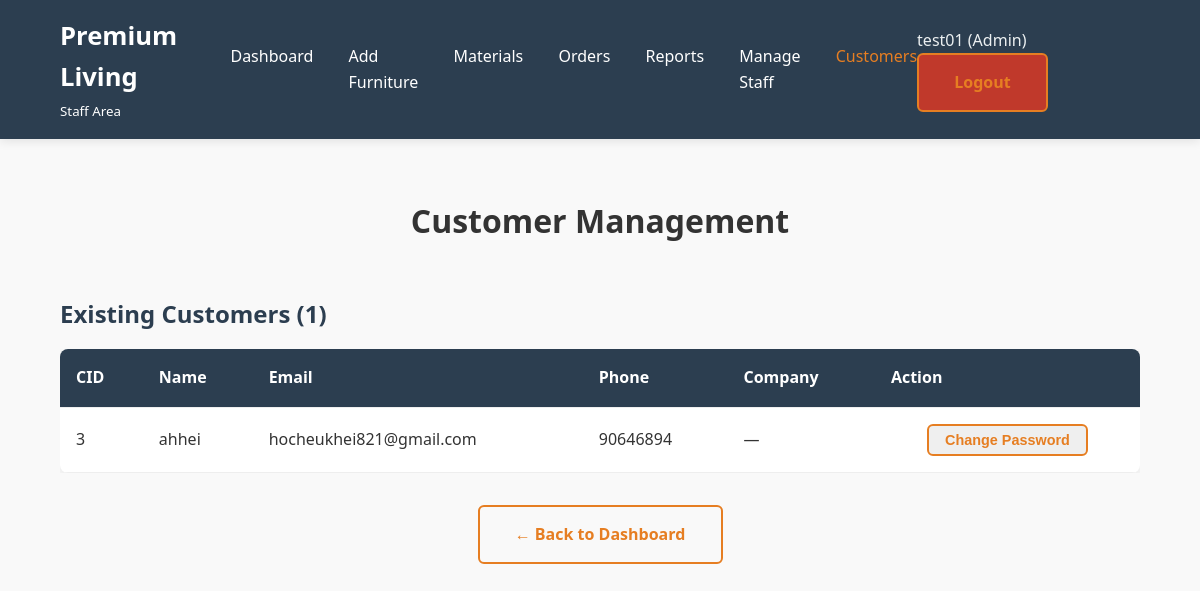
Page /staff/customers_view.php (signed in) on the committed database.
### tables this page shows
CREATE TABLE `customers` (
  `cid` int(11) NOT NULL,
  `cname` varchar(255) NOT NULL,
  `cpassword` varchar(255) NOT NULL,
  `ctel` varchar(20) DEFAULT NULL,
  `caddr` varchar(255) NOT NULL,
  `company` varchar(255) DEFAULT NULL,
  `cemail` varchar(255) NOT NULL
);

### staff/customers_view.php (the view, shortened to what this page needs)
<?php
include '../connections/dbconn.php';
$customerList = [];
$result = mysqli_query($conn, "
    SELECT cid, cname, cemail, ctel, company
    FROM Customers
    ORDER BY cname ASC
");
while ($row = mysqli_fetch_assoc($result)) {
    $customerList[] = $row;
}
?>
<!DOCTYPE html>
<html lang="en">
<head>
    <link rel="stylesheet" href="../css/style.css">
    <link rel="stylesheet" href="https://cdnjs.cloudflare.com/ajax/libs/font-awesome/6.5.0/css/all.min.css" />
</head>
<body>
<header class="navbar">
    <div class="logo">
        <h2>Premium Living</h2>
        <small>Staff Area</small>
    </div>
    <nav class="nav-links">
        <a href="dashboard.php">Dashboard</a>
        <a href="furniture_add.php">Add Furniture</a>
        <a href="materials_add.php">Materials</a>
        <a href="orders_manage.php">Orders</a>
        <a href="report.php">Reports</a>
        <a href="staff_manage.php">Manage Staff</a>
        <a href="customers_view.php" class="active">Customers</a>
    </nav>
    <div class="nav-right">
        <span style="color:#ecf0f1; margin-right:1.2rem;">
            <?= htmlspecialchars($_SESSION['staff_name'] ?? 'Admin') ?>
            (<?= htmlspecialchars(ucfirst($_SESSION['staff_role'] ?? 'Staff')) ?>)
        </span>
        <a href="logout.php" class="btn-outline logout-btn">Logout</a>
    </div>
</header>
<div class="dashboard-container">
    <h1 class="section-title" style="margin-top:1.5rem;">Customer Management</h1>
    <h2 style="margin: 3rem 0 1rem; color:#2c3e50;">
        Existing Customers (<?= count($customerList) ?>)
    </h2>
    <?php if (empty($customerList)): ?>
        <p style="text-align:center; color:#777; padding:2rem;">No customer records found.</p>
    <?php else: ?>
        <div style="overflow-x:auto;">
            <table class="staff-table">
                <thead>
                    <tr>
                        <th>CID</th>
                        <th>Name</th>
                        <th>Email</th>
                        <th>Phone</th>
                        <th>Company</th>
                        <th>Action</th>
                    </tr>
                </thead>
                <tbody>
                    <?php foreach ($customerList as $customer): ?>
                        <tr>
                            <td><?= htmlspecialchars($customer['cid']) ?></td>
                            <td><?= htmlspecialchars($customer['cname']) ?></td>
                            <td><?= htmlspecialchars($customer['cemail']) ?></td>
                            <td><?= htmlspecialchars($customer['ctel'] ?: '—') ?></td>
                            <td><?= htmlspecialchars($customer['company'] ?: '—') ?></td>
                            <td style="text-align:center;">
                                <form method="POST" action="customer_password_change.php" style="display:inline;">
                                    <button type="submit" class="btn-outline toggle-btn" style="padding:0.4rem 1rem; font-size:0.9rem;">
                                        Change Password
                                    </button>
                                </form>
                            </td>
                        </tr>
                    <?php endforeach; ?>
                </tbody>
            </table>
        </div>
    <?php endif; ?>
    <p style="text-align:center; margin-top:2rem;">
        <a href="dashboard.php" class="btn-outline">← Back to Dashboard</a>
    </p>
</div>
</body>
</html>

### css/style.css (style rules this page uses)
* { margin: 0; padding: 0; box-sizing: border-box; }
body { font-family: 'Segoe UI', Tahoma, Geneva, Verdana, sans-serif; line-height: 1.6; color: #333; background-color: #f9f9f9; }
.navbar { display: flex; justify-content: space-between; align-items: center; background-color: #2c3e50; padding: 1rem 5%; color: white; position: sticky; top: 0; z-index: 1000; box-shadow: 0 2px 10px rgba(0, 0, 0, 0.1); }
.logo h2 { font-size: 1.6rem; }
.nav-links { display: flex; gap: 2.2rem; }
.nav-links a { color: white; text-decoration: none; font-weight: 500; transition: color 0.3s; }
.nav-links a:hover, .nav-links a.active { color: #e67e22; }
.btn-primary, .btn-outline { display: inline-block; padding: 0.9rem 2.2rem; text-decoration: none; border-radius: 6px; font-weight: 600; transition: all 0.3s; }
.btn-outline { border: 2px solid #e67e22; color: #e67e22; }
.section-title { text-align: center; margin: 4rem 0 2.5rem; }
a, a:hover, a:visited, a:active { color: inherit; text-decoration: none; }
.dashboard-container { padding: 2rem 5%; max-width: 1400px; margin: 0 auto; }
.logout-btn { background: #c0392b !important; }
.staff-table { width: 100%; border-collapse: collapse; background: white; box-shadow: 0 4px 15px rgba(0,0,0,0.08); border-radius: 8px; overflow: hidden; }
.staff-table th, .staff-table td { padding: 1rem; text-align: left; border-bottom: 1px solid #eee; }
.staff-table th { background: #2c3e50; color: white; font-weight: 600; }
.toggle-btn { padding: 0.4rem 1rem; font-size: 0.9rem; min-width: 100px; }

### rows in the picture
customers: cid "3", cname "ahhei", cemail "hocheukhei821@gmail.com", ctel "90646894", company "—"

### other values in the picture
$_SESSION['staff_name'] "test01"
$_SESSION['staff_role'] "Admin"
count($customerList) "1"
